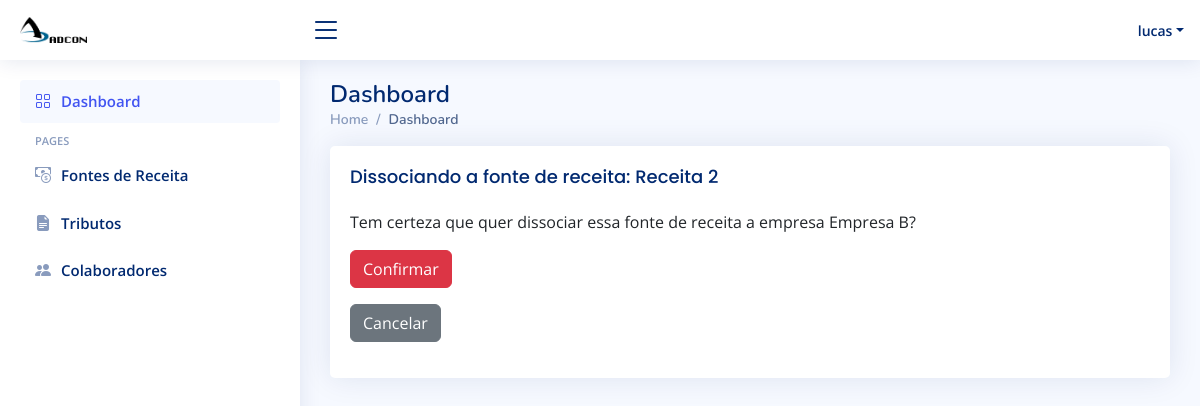
Page /dissociacao_empresa_fonte_receita/2/fonte_receita/2 (signed in) on the earlier database version.
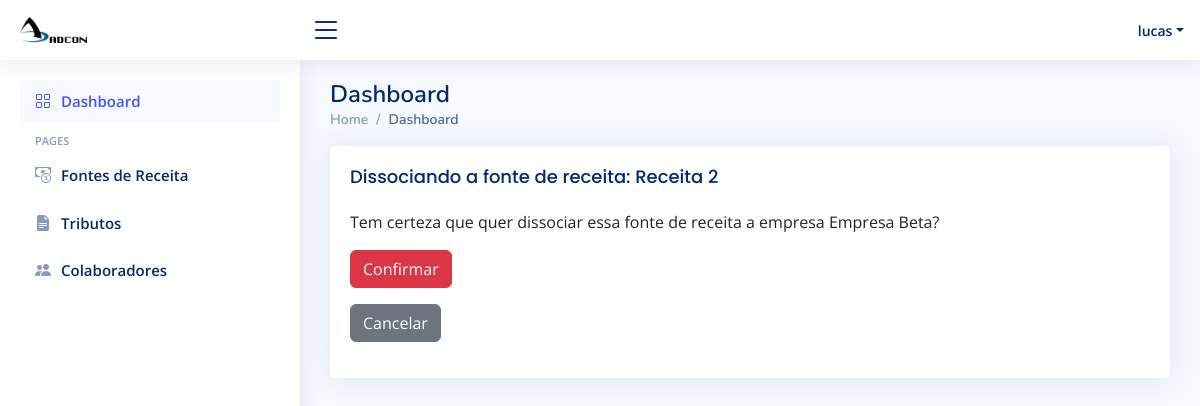
Same page on the later database version.
### app/models.py (models this page shows)
class Empresa(models.Model):
    id_empresa = models.AutoField(primary_key=True)
    nome = models.CharField(max_length=100, null=True, blank=True)
    responsaveis = models.CharField(max_length=100, null=True, blank=True)
    atividade = models.CharField(max_length=100, null=True, blank=True)
    cnpj_federal = models.ForeignKey(Federal, on_delete=models.CASCADE)
    ie_estadual = models.ForeignKey(Estadual, on_delete=models.CASCADE)
    ccm_municipal = models.ForeignKey(Municipal, on_delete=models.CASCADE)
    regime_apuracao = models.CharField(max_length=100, null=True, blank=True)

### app/views.py (the view)
# urls.py: path('dissociacao_empresa_fonte_receita/<int:empresa_id>/fonte_receita/<int:fontereceita_id>', views.DissociarEmpresaFonteReceita, name='dis_empresa_fonte_receita'),
@login_required(login_url='/')
def DissociarEmpresaFonteReceita(request, empresa_id, fontereceita_id):
    empresa = get_object_or_404(Empresa, id_empresa=empresa_id)
    fonte_receita = get_object_or_404(FonteReceita, id_fonte_receita=fontereceita_id)
    empresa_fontereceita = get_object_or_404(EmpresaFonteReceita, id_empresa_empresa=empresa,
                                          id_fonte_receita_fonte_receita=fonte_receita)
    if request.method == 'POST':
        empresa_fontereceita.delete()
        return redirect('exibirempresas', empresa_id=empresa.id_empresa)
    return render(request, 'frontend/des_empresa_fontereceita.html', {
        'fonte_receita': fonte_receita,
        'empresa': empresa
    })

### app/templates/frontend/des_empresa_fontereceita.html (shortened to what this page needs)
<html lang="en">
{% load static %}
<head>
  <link href="{% static "vendor/bootstrap/css/bootstrap.min.css" %}" rel="stylesheet">
  <link href="{% static "vendor/bootstrap-icons/bootstrap-icons.css" %}" rel="stylesheet">
  <link href="{% static "vendor/boxicons/css/boxicons.min.css" %}" rel="stylesheet">
  <link href="{% static "vendor/quill/quill.snow.css" %}" rel="stylesheet">
  <link href="{% static "vendor/quill/quill.bubble.css" %}" rel="stylesheet">
  <link href="{% static "vendor/remixicon/remixicon.css" %}" rel="stylesheet">
  <link href="{% static "vendor/simple-datatables/style.css" %}" rel="stylesheet">
  <link href="{% static "css/style.css" %}" rel="stylesheet">
</head>
<body>
  <header id="header" class="header fixed-top d-flex align-items-center">
    <div class="d-flex align-items-center justify-content-between">
      <a href="{% url 'index' %}" class="logo d-flex align-items-center">
        <img src="{% static "img/logo.png" %}" alt="">
      </a>
      <i class="bi bi-list toggle-sidebar-btn"></i>
    </div>
    <nav class="header-nav ms-auto">
      <ul class="d-flex align-items-center">
        <li class="nav-item dropdown pe-3">
          <a class="nav-link nav-profile d-flex align-items-center pe-0" href="#" data-bs-toggle="dropdown">
            <span class="d-none d-md-block dropdown-toggle ps-2">{{user.username}}</span>
          </a>
        </li>
      </ul>
    </nav>
  </header>
  <aside id="sidebar" class="sidebar">
    <ul class="sidebar-nav" id="sidebar-nav">
      <li class="nav-item">
        <a class="nav-link " href="{% url 'index' %}">
          <i class="bi bi-grid"></i>
          <span>Dashboard</span>
        </a>
      </li>
      <li class="nav-heading">Pages</li>
      <li class="nav-item">
        <a class="nav-link collapsed" href="{% url 'fontes_receitas' %}">
          <i class="bi bi-cash-coin"></i>
          <span>Fontes de Receita</span>
        </a>
      </li>
      <li class="nav-item">
        <a class="nav-link collapsed" href="{% url 'tributos' %}">
          <i class="bi bi-file-earmark-text-fill"></i>
          <span>Tributos</span>
        </a>
      </li>
      <li class="nav-item">
        <a class="nav-link collapsed" href={% url 'colaboradores' %}>
          <i class="bi bi-people-fill"></i>
          <span>Colaboradores</span>
        </a>
      </li>
    </ul>
  </aside>
  <main id="main" class="main">
    <div class="pagetitle">
      <h1>Dashboard</h1>
      <nav>
        <ol class="breadcrumb">
          <li class="breadcrumb-item"><a href="index">Home</a></li>
          <li class="breadcrumb-item active">Dashboard</li>
        </ol>
      </nav>
    </div>
    <section class="section dashboard">
    <div class="card">
        <div class="card-body">
            <form method="post"> {% csrf_token %}
            <h5 class="card-title">Dissociando a fonte de receita: {{ fonte_receita.nome }}</h5>
            <p class="card-text">Tem certeza que quer dissociar essa fonte de receita a empresa {{ empresa.nome }}?</p>
            <p class="card-text"><button type="submit" class="btn btn-danger">Confirmar</button></p>
            <p class="card-text"><a href="{% url 'exibirempresas' empresa_id=empresa.id_empresa %}" class="btn btn-secondary">Cancelar</a></p>
            </form>
        </div>
    </div>
    </section>
  </main>
</body>
</html>

Differences in the rows shown:
changed Empresa: nome "Empresa B" → "Empresa Beta"
